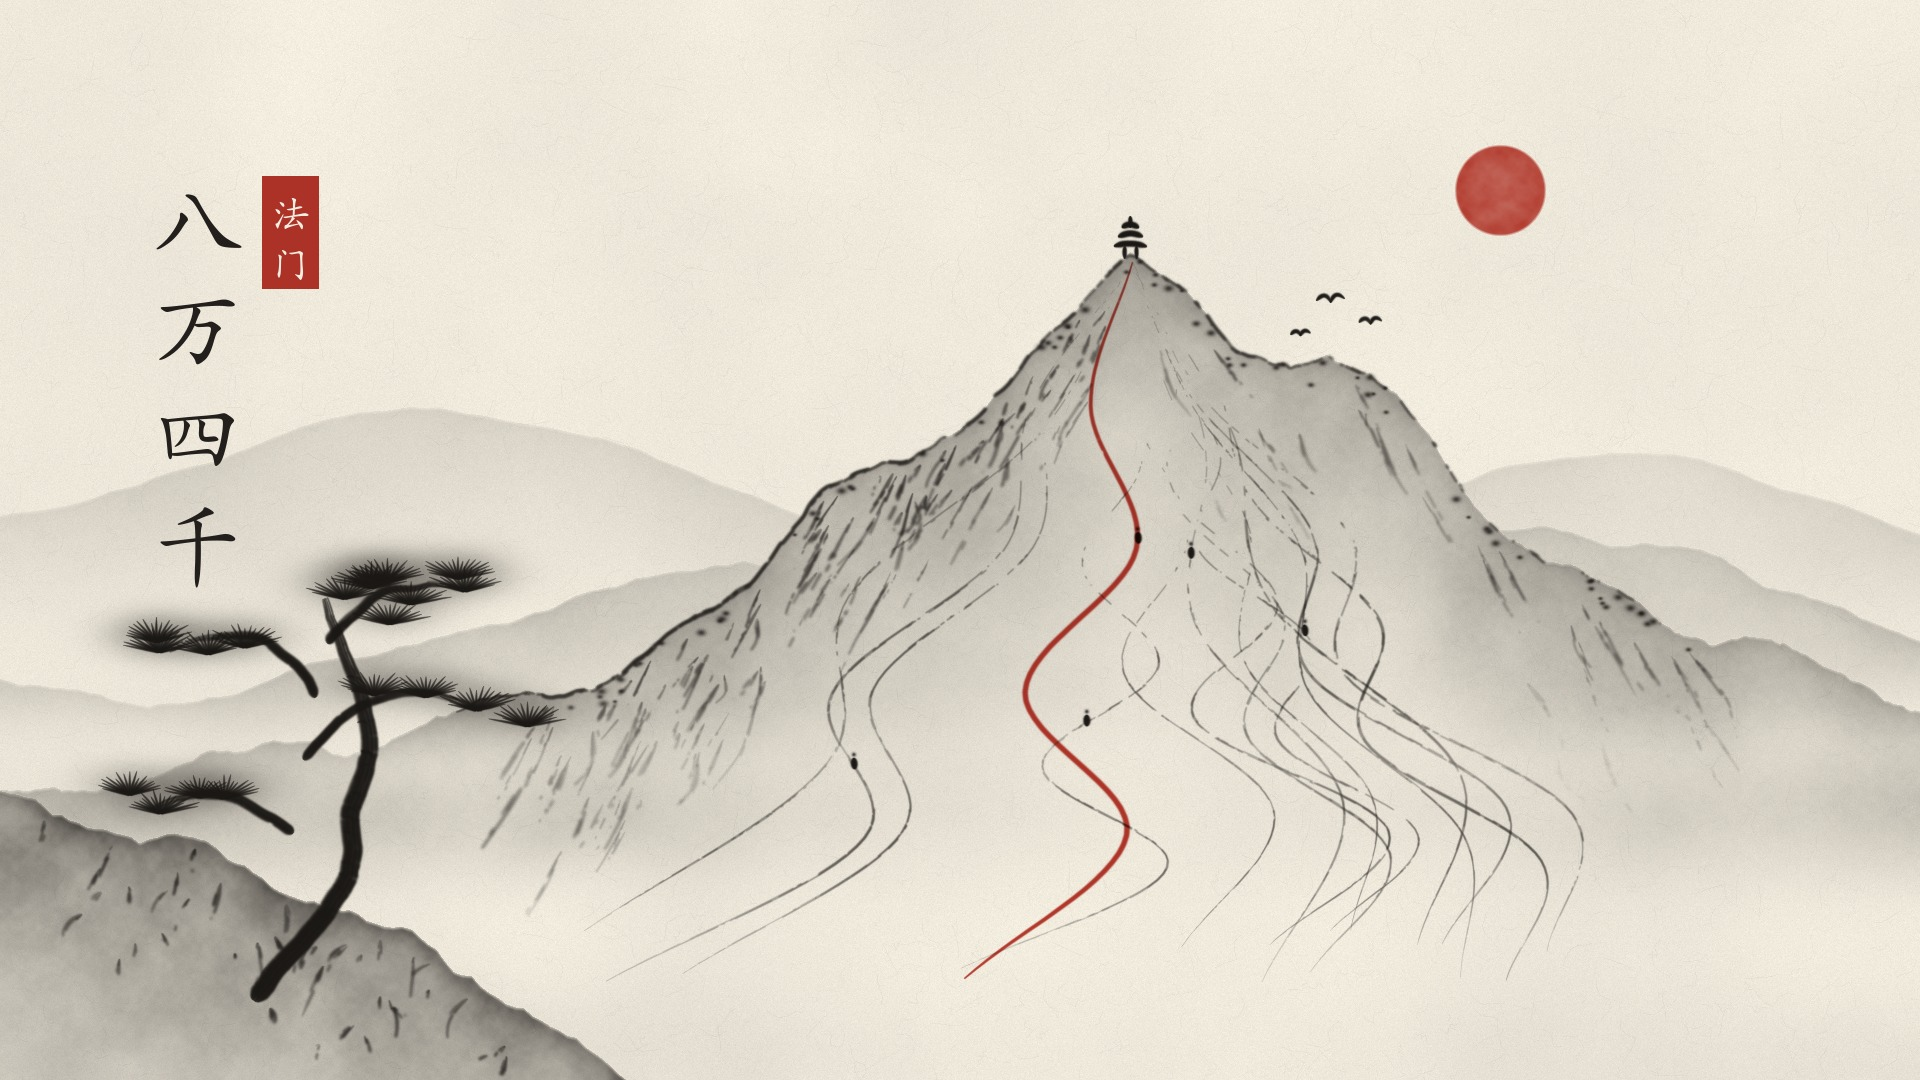

Write Python code to recreate this figure.
"""范例：「八万四千法门」— 很多条路，同一个山顶。纯代码水墨，约 3 秒出图。
python3 bawansiqian.py [out.png] [--stages DIR]
"""
import os, sys
sys.path.insert(0, os.path.join(os.path.dirname(os.path.abspath(__file__)), '..', 'lib'))
from inkpaint import Painting

out = sys.argv[1] if len(sys.argv) > 1 and not sys.argv[1].startswith('--') else 'bawansiqian.png'
stages = sys.argv[sys.argv.index('--stages') + 1] if '--stages' in sys.argv else None

p = Painting(1920, 1080, seed=84000)
p.paper()
p.stage('宣纸')

# far -> near: each wash occludes what is behind it
far = p.ridge(560, peaks=[(420, 150, 330), (1650, 110, 260)], rough=26, rough_scale=220, seed=11)
p.wash(far, dens=0.16, decay=170, tex=140, edge=0.25, mist_y=700, mist_h=110, seed=21)
mid = p.ridge(690, peaks=[(700, 120, 260), (1580, 150, 300)], rough=30, rough_scale=160, seed=12)
p.wash(mid, dens=0.26, decay=150, tex=110, edge=0.3, mist_y=800, mist_h=90, seed=31)
p.stage('远山')

SX, SY = 1130, 252
main = p.peak(SX, SY, height=560, left_w=360, right_w=470, shoulders=[(SX + 250, 70, 90), (SX - 300, 45, 110)], seed=13)
p.wash(main, dens=0.46, decay=240, tex=90, edge=0.45, mist_y=920, mist_h=80, seed=41)
p.cun(main, SX - 600, SX + 600, n=150, shadow_x=SX, max_y=960)
p.moss(main, SX - 600, SX + 620, n=70)
p.ridge_line(main, SX - 680, SX + 640)
p.stage('主峰')

paths = p.trails(main, (SX, SY), n=16, red_index=7, seed=5)
p.mist(960, 70, 0.8)
p.mist(760, 45, 0.55)
for (i, t) in [(3, 0.45), (9, 0.35), (12, 0.6), (5, 0.3), (7, 0.62)]:
    q = paths[i][int(t * (len(paths[i]) - 1))]
    p.traveller(q[0], q[1])
p.pagoda(SX, SY)
p.stage('小路')

rock = 800 + 280 * ((p.xs / 640) ** 1.6) + 30 * __import__('inkpaint').fbm1d(1920, 70, 4, 91)
rock[p.xs > 640] = 2000
p.rock(rock)
p.pine((250, 1000), (330, 600), bend=70,
       branches=[((304, 760), (480, 705), -34), ((318, 690), (170, 648), 28), ((326, 640), (455, 588), -22), ((292, 830), (150, 808), 22)],
       extra_tufts=[(335, 590), (395, 612)])
p.stage('松石')

p.sun(1500, 190, 46)
p.birds([(1330, 300, 1.0), (1370, 322, 0.8), (1300, 334, 0.7)])
p.title_vertical('八万四千', 150, 150, 92)
p.seal('法门', 262, 176, 40)
p.save(out, stages_dir=stages)
print('saved', out)
